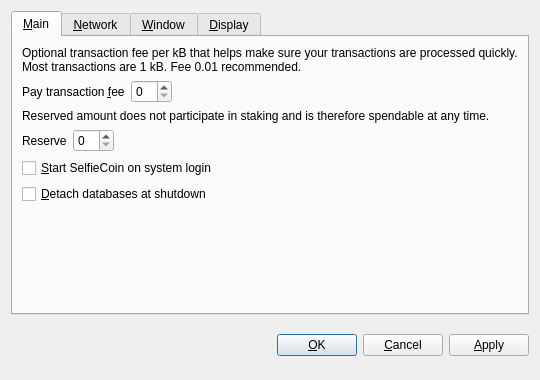
<?xml version="1.0" encoding="UTF-8"?>
<ui version="4.0">
 <class>OptionsDialog</class>
 <widget class="QDialog" name="OptionsDialog">
  <property name="geometry">
   <rect>
    <x>0</x>
    <y>0</y>
    <width>540</width>
    <height>380</height>
   </rect>
  </property>
  <property name="windowTitle">
   <string>Options</string>
  </property>
  <property name="modal">
   <bool>true</bool>
  </property>
  <layout class="QVBoxLayout" name="verticalLayout">
   <item>
    <widget class="QTabWidget" name="tabWidget">
     <property name="tabPosition">
      <enum>QTabWidget::North</enum>
     </property>
     <property name="currentIndex">
      <number>0</number>
     </property>
     <widget class="QWidget" name="tabMain">
      <attribute name="title">
       <string>&amp;Main</string>
      </attribute>
      <layout class="QVBoxLayout" name="verticalLayout_Main">
       <item>
        <widget class="QLabel" name="transactionFeeInfoLabel">
         <property name="text">
          <string>Optional transaction fee per kB that helps make sure your transactions are processed quickly. Most transactions are 1 kB. Fee 0.01 recommended.</string>
         </property>
         <property name="textFormat">
          <enum>Qt::PlainText</enum>
         </property>
         <property name="wordWrap">
          <bool>true</bool>
         </property>
        </widget>
       </item>
       <item>
        <layout class="QHBoxLayout" name="horizontalLayoutFee">
         <item>
          <widget class="QLabel" name="transactionFeeLabel">
           <property name="text">
            <string>Pay transaction &amp;fee</string>
           </property>
           <property name="textFormat">
            <enum>Qt::PlainText</enum>
           </property>
           <property name="buddy">
            <cstring>transactionFee</cstring>
           </property>
          </widget>
         </item>
         <item>
          <widget class="BitcoinAmountField" name="transactionFee"/>
         </item>
         <item>
          <spacer name="horizontalSpacerFee">
           <property name="orientation">
            <enum>Qt::Horizontal</enum>
           </property>
           <property name="sizeHint" stdset="0">
            <size>
             <width>40</width>
             <height>20</height>
            </size>
           </property>
          </spacer>
         </item>
        </layout>
       </item>
       <item>
        <widget class="QLabel" name="reserveBalanceInfoLabel">
         <property name="text">
          <string>Reserved amount does not participate in staking and is therefore spendable at any time.</string>
         </property>
         <property name="textFormat">
          <enum>Qt::PlainText</enum>
         </property>
         <property name="wordWrap">
          <bool>true</bool>
         </property>
        </widget>
       </item>
       <item>
        <layout class="QHBoxLayout" name="horizontalLayoutReserveBalance">
         <item>
          <widget class="QLabel" name="reserveBalanceLabel">
           <property name="text">
            <string>Reserve</string>
           </property>
           <property name="textFormat">
            <enum>Qt::PlainText</enum>
           </property>
           <property name="buddy">
            <cstring>reserveBalance</cstring>
           </property>
          </widget>
         </item>
         <item>
          <widget class="BitcoinAmountField" name="reserveBalance"/>
         </item>
         <item>
          <spacer name="horizontalSpacerReserveBalance">
           <property name="orientation">
            <enum>Qt::Horizontal</enum>
           </property>
           <property name="sizeHint" stdset="0">
            <size>
             <width>40</width>
             <height>20</height>
            </size>
           </property>
          </spacer>
         </item>
        </layout>
       </item>
       <item>
        <widget class="QCheckBox" name="bitcoinAtStartup">
         <property name="toolTip">
          <string>Automatically start SelfieCoin after logging in to the system.</string>
         </property>
         <property name="text">
          <string>&amp;Start SelfieCoin on system login</string>
         </property>
        </widget>
       </item>
       <item>
        <widget class="QCheckBox" name="detachDatabases">
         <property name="toolTip">
          <string>Detach block and address databases at shutdown. This means they can be moved to another data directory, but it slows down shutdown. The wallet is always detached.</string>
         </property>
         <property name="text">
          <string>&amp;Detach databases at shutdown</string>
         </property>
        </widget>
       </item>
       <item>
        <spacer name="verticalSpacer_Main">
         <property name="orientation">
          <enum>Qt::Vertical</enum>
         </property>
         <property name="sizeHint" stdset="0">
          <size>
           <width>20</width>
           <height>40</height>
          </size>
         </property>
        </spacer>
       </item>
      </layout>
     </widget>
     <widget class="QWidget" name="tabNetwork">
      <attribute name="title">
       <string>&amp;Network</string>
      </attribute>
      <layout class="QVBoxLayout" name="verticalLayout_Network">
       <item>
        <widget class="QCheckBox" name="mapPortUpnp">
         <property name="toolTip">
          <string>Automatically open the SelfieCoin client port on the router. This only works when your router supports UPnP and it is enabled.</string>
         </property>
         <property name="text">
          <string>Map port using &amp;UPnP</string>
         </property>
        </widget>
       </item>
       <item>
        <widget class="QCheckBox" name="connectSocks">
         <property name="toolTip">
          <string>Connect to the SelfieCoin network through a SOCKS proxy (e.g. when connecting through Tor).</string>
         </property>
         <property name="text">
          <string>&amp;Connect through SOCKS proxy:</string>
         </property>
        </widget>
       </item>
       <item>
        <layout class="QHBoxLayout" name="horizontalLayout_Network">
         <item>
          <widget class="QLabel" name="proxyIpLabel">
           <property name="text">
            <string>Proxy &amp;IP:</string>
           </property>
           <property name="textFormat">
            <enum>Qt::PlainText</enum>
           </property>
           <property name="buddy">
            <cstring>proxyIp</cstring>
           </property>
          </widget>
         </item>
         <item>
          <widget class="QValidatedLineEdit" name="proxyIp">
           <property name="maximumSize">
            <size>
             <width>140</width>
             <height>16777215</height>
            </size>
           </property>
           <property name="toolTip">
            <string>IP address of the proxy (e.g. 127.0.0.1)</string>
           </property>
          </widget>
         </item>
         <item>
          <widget class="QLabel" name="proxyPortLabel">
           <property name="text">
            <string>&amp;Port:</string>
           </property>
           <property name="textFormat">
            <enum>Qt::PlainText</enum>
           </property>
           <property name="buddy">
            <cstring>proxyPort</cstring>
           </property>
          </widget>
         </item>
         <item>
          <widget class="QLineEdit" name="proxyPort">
           <property name="maximumSize">
            <size>
             <width>55</width>
             <height>16777215</height>
            </size>
           </property>
           <property name="toolTip">
            <string>Port of the proxy (e.g. 9050)</string>
           </property>
          </widget>
         </item>
         <item>
          <widget class="QLabel" name="socksVersionLabel">
           <property name="text">
            <string>SOCKS &amp;Version:</string>
           </property>
           <property name="textFormat">
            <enum>Qt::PlainText</enum>
           </property>
           <property name="buddy">
            <cstring>socksVersion</cstring>
           </property>
          </widget>
         </item>
         <item>
          <widget class="QValueComboBox" name="socksVersion">
           <property name="toolTip">
            <string>SOCKS version of the proxy (e.g. 5)</string>
           </property>
          </widget>
         </item>
         <item>
          <spacer name="horizontalSpacer_Network">
           <property name="orientation">
            <enum>Qt::Horizontal</enum>
           </property>
           <property name="sizeHint" stdset="0">
            <size>
             <width>40</width>
             <height>20</height>
            </size>
           </property>
          </spacer>
         </item>
        </layout>
       </item>
       <item>
        <spacer name="verticalSpacer_Network">
         <property name="orientation">
          <enum>Qt::Vertical</enum>
         </property>
         <property name="sizeHint" stdset="0">
          <size>
           <width>20</width>
           <height>40</height>
          </size>
         </property>
        </spacer>
       </item>
      </layout>
     </widget>
     <widget class="QWidget" name="tabWindow">
      <attribute name="title">
       <string>&amp;Window</string>
      </attribute>
      <layout class="QVBoxLayout" name="verticalLayout_Window">
       <item>
        <widget class="QCheckBox" name="minimizeToTray">
         <property name="toolTip">
          <string>Show only a tray icon after minimizing the window.</string>
         </property>
         <property name="text">
          <string>&amp;Minimize to the tray instead of the taskbar</string>
         </property>
        </widget>
       </item>
       <item>
        <widget class="QCheckBox" name="minimizeOnClose">
         <property name="toolTip">
          <string>Minimize instead of exit the application when the window is closed. When this option is enabled, the application will be closed only after selecting Quit in the menu.</string>
         </property>
         <property name="text">
          <string>M&amp;inimize on close</string>
         </property>
        </widget>
       </item>
       <item>
        <spacer name="verticalSpacer_Window">
         <property name="orientation">
          <enum>Qt::Vertical</enum>
         </property>
         <property name="sizeHint" stdset="0">
          <size>
           <width>20</width>
           <height>40</height>
          </size>
         </property>
        </spacer>
       </item>
      </layout>
     </widget>
     <widget class="QWidget" name="tabDisplay">
      <attribute name="title">
       <string>&amp;Display</string>
      </attribute>
      <layout class="QVBoxLayout" name="verticalLayout_Display">
       <item>
        <layout class="QHBoxLayout" name="horizontalLayout_1_Display">
         <item>
          <widget class="QLabel" name="langLabel">
           <property name="text">
            <string>User Interface &amp;language:</string>
           </property>
           <property name="textFormat">
            <enum>Qt::PlainText</enum>
           </property>
           <property name="buddy">
            <cstring>lang</cstring>
           </property>
          </widget>
         </item>
         <item>
          <widget class="QValueComboBox" name="lang">
           <property name="toolTip">
            <string>The user interface language can be set here. This setting will take effect after restarting SelfieCoin.</string>
           </property>
          </widget>
         </item>
        </layout>
       </item>
       <item>
        <layout class="QHBoxLayout" name="horizontalLayout_2_Display">
         <item>
          <widget class="QLabel" name="unitLabel">
           <property name="text">
            <string>&amp;Unit to show amounts in:</string>
           </property>
           <property name="textFormat">
            <enum>Qt::PlainText</enum>
           </property>
           <property name="buddy">
            <cstring>unit</cstring>
           </property>
          </widget>
         </item>
         <item>
          <widget class="QValueComboBox" name="unit">
           <property name="toolTip">
            <string>Choose the default subdivision unit to show in the interface and when sending coins.</string>
           </property>
          </widget>
         </item>
        </layout>
       </item>
       <item>
        <widget class="QCheckBox" name="displayAddresses">
         <property name="toolTip">
          <string>Whether to show SelfieCoin addresses in the transaction list or not.</string>
         </property>
         <property name="text">
          <string>&amp;Display addresses in transaction list</string>
         </property>
        </widget>
       </item>
       <item>
        <widget class="QCheckBox" name="coinControlFeatures">
         <property name="toolTip">
          <string>Whether to show coin control features or not.</string>
         </property>
         <property name="text">
          <string>Display coin &amp;control features (experts only!)</string>
         </property>
        </widget>
       </item>
       <item>
        <spacer name="verticalSpacer_Display">
         <property name="orientation">
          <enum>Qt::Vertical</enum>
         </property>
         <property name="sizeHint" stdset="0">
          <size>
           <width>20</width>
           <height>40</height>
          </size>
         </property>
        </spacer>
       </item>
      </layout>
     </widget>
    </widget>
   </item>
   <item>
    <layout class="QHBoxLayout" name="horizontalLayout_Buttons">
     <item>
      <spacer name="horizontalSpacer_1">
       <property name="orientation">
        <enum>Qt::Horizontal</enum>
       </property>
       <property name="sizeHint" stdset="0">
        <size>
         <width>40</width>
         <height>48</height>
        </size>
       </property>
      </spacer>
     </item>
     <item>
      <widget class="QLabel" name="statusLabel">
       <property name="font">
        <font>
         <weight>75</weight>
         <bold>true</bold>
        </font>
       </property>
       <property name="text">
        <string/>
       </property>
       <property name="textFormat">
        <enum>Qt::PlainText</enum>
       </property>
       <property name="wordWrap">
        <bool>true</bool>
       </property>
      </widget>
     </item>
     <item>
      <spacer name="horizontalSpacer_2">
       <property name="orientation">
        <enum>Qt::Horizontal</enum>
       </property>
       <property name="sizeHint" stdset="0">
        <size>
         <width>40</width>
         <height>48</height>
        </size>
       </property>
      </spacer>
     </item>
     <item>
      <widget class="QPushButton" name="okButton">
       <property name="text">
        <string>&amp;OK</string>
       </property>
      </widget>
     </item>
     <item>
      <widget class="QPushButton" name="cancelButton">
       <property name="text">
        <string>&amp;Cancel</string>
       </property>
       <property name="autoDefault">
        <bool>false</bool>
       </property>
      </widget>
     </item>
     <item>
      <widget class="QPushButton" name="applyButton">
       <property name="text">
        <string>&amp;Apply</string>
       </property>
       <property name="autoDefault">
        <bool>false</bool>
       </property>
      </widget>
     </item>
    </layout>
   </item>
  </layout>
 </widget>
 <customwidgets>
  <customwidget>
   <class>BitcoinAmountField</class>
   <extends>QSpinBox</extends>
   <header>bitcoinamountfield.h</header>
  </customwidget>
  <customwidget>
   <class>QValueComboBox</class>
   <extends>QComboBox</extends>
   <header>qvaluecombobox.h</header>
  </customwidget>
  <customwidget>
   <class>QValidatedLineEdit</class>
   <extends>QLineEdit</extends>
   <header>qvalidatedlineedit.h</header>
  </customwidget>
 </customwidgets>
 <resources/>
 <connections/>
</ui>
